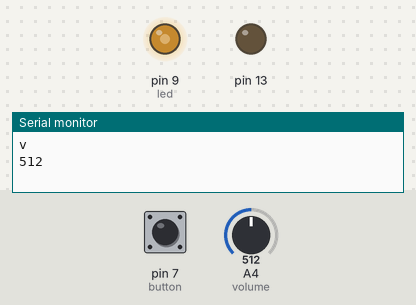
This sketch was run on a simulated Arduino Uno, built with avr-gcc and run on an emulated ATmega328P. Shown: output pins drawn as LEDs (lit = HIGH), the last lines printed to the serial monitor. The inputs (shaded band) are chosen by the test bench; at power-on: pin 7 (button) LOW, A4 (volume) = 512.

Above: at 1.2 s.
1.3 s: pin 7 (button) pulled HIGH for 0.15 s
At 2.3 s:
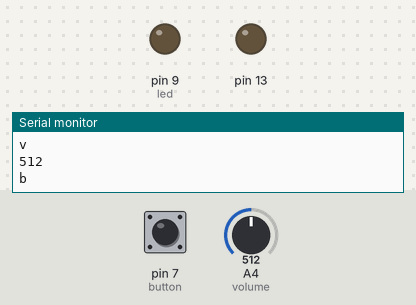
2.9 s: A4 (volume) set to 563
4.4 s: A4 (volume) set to 590
At 5.4 s:
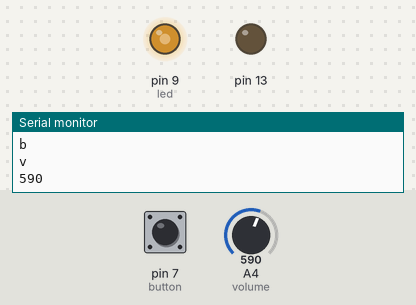
5.9 s: A4 (volume) set to 900
At 6.4 s:
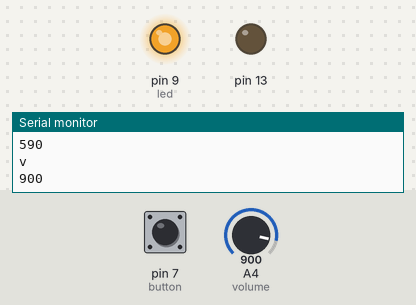
7.4 s: A4 (volume) set to 122
At 7.8 s:
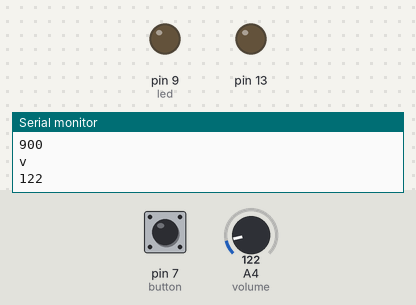
8.9 s: pin 7 (button) pulled HIGH for 1 s
At 9.7 s:
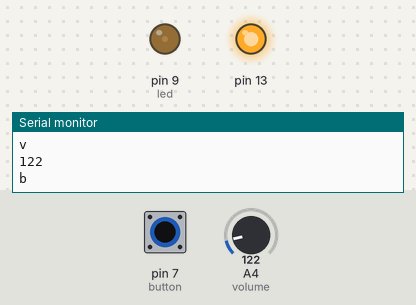
Timing chart, 0 to 11.9 s (numbered marks = the images above; inputs shaded):
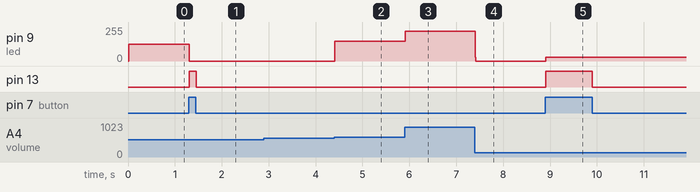

The sketch:

audio.ino
```cpp
#define button 7
#define volume A4
#define led 9
bool prev_b = 0;
int prev_v = 0;
bool flag = 0;

void setup() {
  // put your setup code here, to run once:
  Serial.begin(9600);
  pinMode(button, INPUT);
  pinMode(volume, INPUT);
  pinMode(13, OUTPUT);
  pinMode(led, OUTPUT);
}

void loop() {
  // put your main code here, to run repeatedly:
  bool b = digitalRead(button);
  int v = analogRead(volume);
//  float temp = v;
//  temp /= 1023;
//  if(temp < 0.2)
//    flag = 0;
//  else
//    flag = 1;
  if (b) digitalWrite(13, HIGH);
  else digitalWrite(13, LOW);

  if(prev_b != b && b){
    Serial.print("b\n");
    if(flag)
      flag =0;
    else
      flag=1;
  }
  if(!flag){
    digitalWrite(led, LOW);
  }else{
    float light = v;
    light = light * 255 / 1023;
    analogWrite(led,(int)light);
//    digitalWrite(led, HIGH);
//    delay(1);
//    digitalWrite(led,LOW);
//    delay((int)light);
  }
  prev_b = b;

  if(abs(prev_v - v) > 60){
    Serial.print("v\n");
    Serial.println(v);
    if((float) v / 1023 < 0.2)
      flag = 0;
    else
      flag = 1;
    prev_v = v;
  }

  delay(10);
}
```

Measured:
- the behaviour switches between 572 and 573 on A4 (volume) (found by bisection; images 1 and 2)
- after the input at 1.3 s, pin 9 (led): 127/255 → 0/255 at once; pin 13: LOW → HIGH at once, → LOW 0.15 s later
- after the input at 2.9 s, every drawn part: stays the same
- after the input at 4.4 s, pin 9 (led): 0/255 → 147/255 at once
- after the input at 5.9 s, pin 9 (led): 147/255 → 224/255 at once
- after the input at 7.4 s, pin 9 (led): 224/255 → 0/255 at once
- after the input at 8.9 s, pin 9 (led): 0/255 → 30/255 at once; pin 13: LOW → HIGH at once, → LOW 1.0 s later
